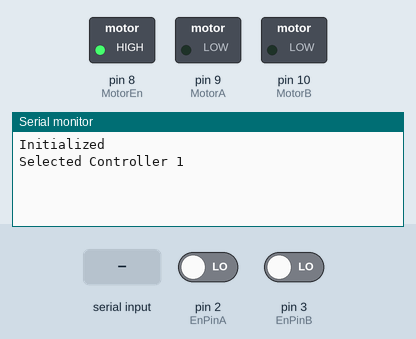
This sketch was run on a simulated Arduino Uno, built with avr-gcc and run on an emulated ATmega328P. Parts: switched loads named in the sketch (green lamp = pin HIGH), the last lines printed to the serial monitor. The test bench sets the inputs (shaded band); at power-on: pin 2 (EnPinA) LOW, pin 3 (EnPinB) LOW. EEPROM starts erased.

Above: at 1.2 s.
1.3 s: "?\n" received over Serial
At 3.8 s:
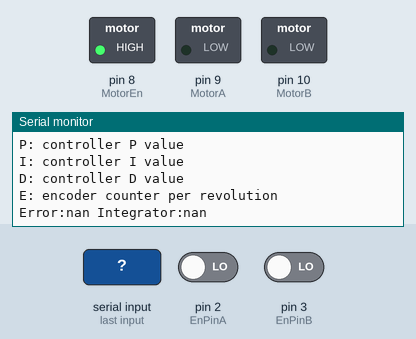
4.3 s: byte 99 ('c') received over Serial
At 6.7 s:
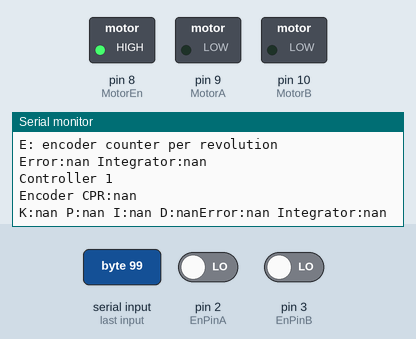
7.3 s: byte 101 ('e') received over Serial
At 10.1 s:
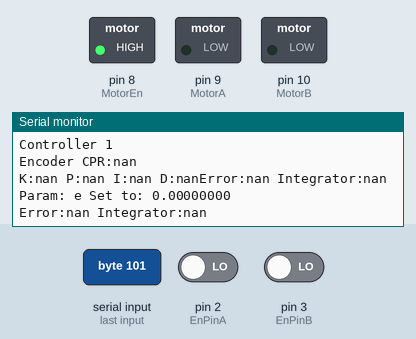
10.3 s: byte 67 ('C') received over Serial
At 13.1 s:
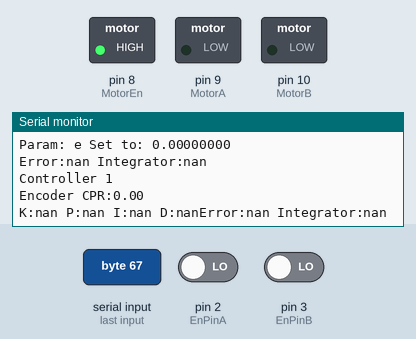
13.3 s: byte 69 ('E') received over Serial
At 15.9 s:
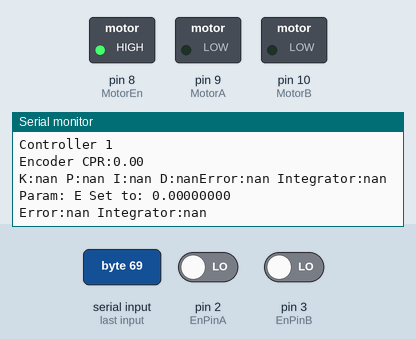
16.3 s: byte 107 ('k') received over Serial
At 18.7 s:
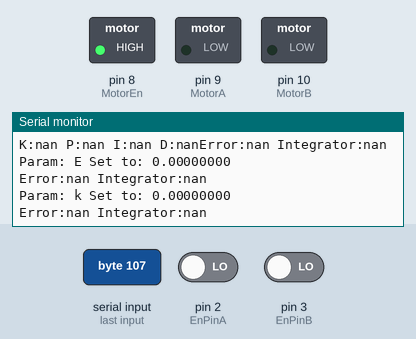

The sketch:

MotorController.ino.ino
```cpp
#include <EEPROM.h>

/*DEFINE PINS*/
#define EnPinA 2
#define EnPinB 3
#define MotorEn 8
#define MotorA 9
#define MotorB 10
#define AngleSensor 1

/*DEFINE PARAMETERS*/
#define MotorDead 1
#define SerialDecimal 8
#define AngleSweep 300
#define Cycle 10000
#define SetPointOne 120
#define SetPointTwo 240

/*ISR VARIABLES*/
volatile unsigned int EnPos = 0;
volatile unsigned int EnChA = 0;
volatile unsigned int EnChB = 0;

/*VARIABLES*/
long CycleTime = 0;
unsigned int EnOutput = EnPos;
unsigned int SetPoint = SetPointOne;
float EnAngle = 0;
int EnTurns = 0;
int control;

/* MOTOR INFO */
//25mm 4.4:1
//EnCPR 211.2
//25mm 9.7:1
//EnCPR 464.64
//37mm 18.75:1
//EnCPR 1200

/*CONTROLLER*/
byte select;

struct motor {
  double K;
  double P;
  double I;
  double D;
  float EnCPR;
};

int AddrPID;
double integrator = 0;
double error = 0;
motor motorPID;

/*EEPROM BLOCK
  0, select
  1, motor1
  sizeof(motor)+1, motor2
*/

void setup() {
  /*SETUP ENCODER */
  pinMode(EnPinA, INPUT);
  pinMode(EnPinB, INPUT);
  // encoder pin on interrupt 0 (pin 2)
  attachInterrupt(0, EnIsrA, CHANGE);
  // encoder pin on interrupt 1 (pin 3)
  attachInterrupt(1, EnIsrB, CHANGE);

  /*SETUP MOTOR*/
  pinMode(MotorA, OUTPUT);
  pinMode(MotorB, OUTPUT);
  pinMode(MotorEn, OUTPUT);
  digitalWrite(MotorEn, HIGH);

  /*SETUP SERIAL*/
  Serial.begin (115200);
  Serial.println("Initialized");

  /*SETUP CONTROLLER*/
  EEPROM.get(0, select);
  LoadController();

  /* SETUP PWM FREQUENCY */
  //Set PWM to 31250 Hz
  TCCR1B = TCCR1B & 0b11111000 | 0x01;
  //Set PWM to 3906 Hz
  //TCCR1B = TCCR1B & 0b11111000 | 0x02;
  //Set PWM to 488 Hz
  //TCCR1B = TCCR1B & 0b11111000 |0x03;
}
void loop() {
  serial();
  inputs();
  control = controller();
  outputs(control);
}
void inputs() {
  EnOutput = EnPos;
  EnAngle = EnOutput * 360.0 / motorPID.EnCPR;
}
int controller() {
  error = SetPoint - EnAngle;
  integrator += error;
  int control = motorPID.K * (error * motorPID.P + integrator * motorPID.I);
  if (abs(control) < MotorDead) {
    control = 0;
  }
  return control;
}
void outputs(int pwm) {
  if (pwm == 0) {
    digitalWrite(MotorA, 0);
    digitalWrite(MotorB, 0);
  }
  //clamp pwm signal
  else if (pwm > 255) {
    outputs(255);
  }
  //clamp pwm signal
  else if (pwm < -255) {
    outputs(-255);
  }
  else if (pwm > 0) {
    digitalWrite(MotorB, 0);
    analogWrite(MotorA, pwm);
  }

  else {
    digitalWrite(MotorA, 0);
    analogWrite(MotorB, -pwm);
  }
}
void serial() {
  //if (millis() > CycleTime) {
    //At start of cycle, check for serial updates
    while (Serial.available() > 0) {
      char parameter = Serial.read();// get parameter byte
      float value = Serial.parseFloat();
      Serial.readStringUntil('\n');
      switch (parameter) {
        case 'c':
        case 'C':
          DisplayController();
          break;
        case '?':
        case 'h':
        case 'H':
          Serial.println("Help, h, or ?: display this menu");
          Serial.println("C: display controller info");
          Serial.println("S: select controller 0 or 1");
          Serial.println("K: controller K value");
          Serial.println("P: controller P value");
          Serial.println("I: controller I value");
          Serial.println("D: controller D value");
          Serial.println("E: encoder counter per revolution");
          break;
        case 's':
        case 'S':
          select = value;
          EEPROM.put(0, select);
          LoadController();
          break;
        case 'e':
        case 'E':
          motorPID.EnCPR = value;
          EEPROM.put(AddrPID, motorPID);
          UpdateController(parameter, value);
          break;
        case 'k':
        case 'K':
          motorPID.K = value;
          EEPROM.put(AddrPID, motorPID);
          UpdateController(parameter, value);
          break;
        case 'p':
        case 'P':
          motorPID.P = value;
          EEPROM.put(AddrPID, motorPID);
          UpdateController(parameter, value);
          break;
        case 'i':
        case 'I':
          motorPID.I = value;
          EEPROM.put(AddrPID, motorPID);
          UpdateController(parameter, value);
          break;
        case 'd':
        case 'D':
          motorPID.D = value;
          EEPROM.put(AddrPID, motorPID);
          UpdateController(parameter, value);
          break;
        default:
          Serial.println("Invalid Statement");
          break;
      }
   // }

    Serial.print("Error:");
    Serial.print(SetPoint - EnAngle);
    Serial.print(" Integrator:");
    Serial.println(integrator);
    integrator = 0;
    if (SetPoint == SetPointOne) {
      SetPoint = SetPointTwo;
    }
    else {
      SetPoint = SetPointOne;
    }
    CycleTime = millis() + Cycle;
  }
}
void LoadController() {
  if (select) {
    Serial.println("Selected Controller 1");
    AddrPID = sizeof(motor) + 1;
  }
  else {
    Serial.println("Selected Controller 0");
    AddrPID = 1;
  }
  EEPROM.get( AddrPID, motorPID );
}
void UpdateController(char parameter, float value) {
  Serial.print("Param: ");
  Serial.print(parameter);
  Serial.print(" Set to: ");
  Serial.println(value, SerialDecimal);
}
void DisplayController() {
  if (select) {
    Serial.println("Controller 1");
  }
  else {
    Serial.println("Controller 0");
  }
  Serial.print("Encoder CPR:");
  Serial.println(motorPID.EnCPR, 2);
  Serial.print("K:");
  Serial.print(motorPID.K, SerialDecimal);
  Serial.print(" P:");
  Serial.print(motorPID.P, SerialDecimal);
  Serial.print(" I:");
  Serial.print(motorPID.I, SerialDecimal);
  Serial.print(" D:");
  Serial.print(motorPID.D, SerialDecimal);

}

// Interrupt on A changing state
void EnIsrA() {
  if (EnChB ^ EnChA) {
    EnPos++;
    if (EnPos == motorPID.EnCPR) {
      EnPos = 0;
      EnTurns++;
    }
  }
  else {
    if (EnPos == 0) {
      EnPos = motorPID.EnCPR;
      EnTurns--;
    }
    EnPos--;
  }
  EnChA = digitalRead(EnPinA);
}
// Interrupt on B changing state
void EnIsrB() {
  EnChB = digitalRead(EnPinB);
  if (EnChB ^ EnChA) {
    EnPos++;
    if (EnPos == motorPID.EnCPR) {
      EnPos = 0;
      EnTurns++;
    }
  }
  else {
    if (EnPos == 0) {
      EnPos = motorPID.EnCPR;
      EnTurns--;
    }
    EnPos--;
  }
}
```

Measured:
- after the input at 1.3 s, the serial monitor: prints a new line after 2.0 s (image 1)
- after the input at 4.3 s, the serial monitor: prints a new line after 2.0 s (image 2)
- after the input at 7.3 s, the serial monitor: prints a new line after 2.0 s (image 3)
- after the input at 10.3 s, the serial monitor: prints a new line after 2.0 s (image 4)
- after the input at 13.3 s, the serial monitor: prints a new line after 2.0 s (image 5)
- after the input at 16.3 s, the serial monitor: prints a new line after 2.0 s (image 6)
